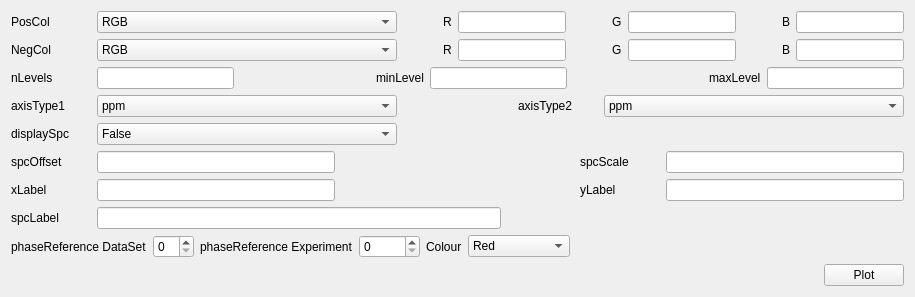
      <widget class="QWidget" name="dispParTab">
       <attribute name="title">
        <string>Display Parameters</string>
       </attribute>
       <layout class="QVBoxLayout" name="verticalLayout_4">
        <item>
         <layout class="QHBoxLayout" name="horizontalLayout_13">
          <item>
           <widget class="QLabel" name="label_36">
            <property name="minimumSize">
             <size>
              <width>80</width>
              <height>0</height>
             </size>
            </property>
            <property name="text">
             <string>PosCol</string>
            </property>
           </widget>
          </item>
          <item>
           <widget class="QComboBox" name="posCol">
            <property name="sizePolicy">
             <sizepolicy hsizetype="Preferred" vsizetype="Maximum">
              <horstretch>0</horstretch>
              <verstretch>0</verstretch>
             </sizepolicy>
            </property>
            <property name="minimumSize">
             <size>
              <width>300</width>
              <height>0</height>
             </size>
            </property>
            <item>
             <property name="text">
              <string>RGB</string>
             </property>
            </item>
            <item>
             <property name="text">
              <string>Red</string>
             </property>
            </item>
            <item>
             <property name="text">
              <string>Green</string>
             </property>
            </item>
            <item>
             <property name="text">
              <string>Blue</string>
             </property>
            </item>
            <item>
             <property name="text">
              <string>Black</string>
             </property>
            </item>
            <item>
             <property name="text">
              <string>Cyan</string>
             </property>
            </item>
            <item>
             <property name="text">
              <string>Magenta</string>
             </property>
            </item>
            <item>
             <property name="text">
              <string>Yellow</string>
             </property>
            </item>
            <item>
             <property name="text">
              <string>Gray</string>
             </property>
            </item>
            <item>
             <property name="text">
              <string>darkRed</string>
             </property>
            </item>
            <item>
             <property name="text">
              <string>darkGreen</string>
             </property>
            </item>
            <item>
             <property name="text">
              <string>darkBlue</string>
             </property>
            </item>
            <item>
             <property name="text">
              <string>darkCyan</string>
             </property>
            </item>
            <item>
             <property name="text">
              <string>darkMagenta</string>
             </property>
            </item>
           </widget>
          </item>
          <item>
           <spacer name="horizontalSpacer_22">
            <property name="orientation">
             <enum>Qt::Horizontal</enum>
            </property>
            <property name="sizeHint" stdset="0">
             <size>
              <width>40</width>
              <height>20</height>
             </size>
            </property>
           </spacer>
          </item>
          <item>
           <widget class="QLabel" name="label_35">
            <property name="text">
             <string>R</string>
            </property>
           </widget>
          </item>
          <item>
           <widget class="QLineEdit" name="posColR">
            <property name="alignment">
             <set>Qt::AlignCenter</set>
            </property>
           </widget>
          </item>
          <item>
           <spacer name="horizontalSpacer_20">
            <property name="orientation">
             <enum>Qt::Horizontal</enum>
            </property>
            <property name="sizeHint" stdset="0">
             <size>
              <width>40</width>
              <height>20</height>
             </size>
            </property>
           </spacer>
          </item>
          <item>
           <widget class="QLabel" name="label_33">
            <property name="text">
             <string>G</string>
            </property>
           </widget>
          </item>
          <item>
           <widget class="QLineEdit" name="posColG">
            <property name="alignment">
             <set>Qt::AlignCenter</set>
            </property>
           </widget>
          </item>
          <item>
           <spacer name="horizontalSpacer_18">
            <property name="orientation">
             <enum>Qt::Horizontal</enum>
            </property>
            <property name="sizeHint" stdset="0">
             <size>
              <width>40</width>
              <height>20</height>
             </size>
            </property>
           </spacer>
          </item>
          <item>
           <widget class="QLabel" name="label_31">
            <property name="text">
             <string>B</string>
            </property>
           </widget>
          </item>
          <item>
           <widget class="QLineEdit" name="posColB">
            <property name="alignment">
             <set>Qt::AlignCenter</set>
            </property>
           </widget>
          </item>
         </layout>
        </item>
        <item>
         <layout class="QHBoxLayout" name="horizontalLayout_15">
          <item>
           <widget class="QLabel" name="label_37">
            <property name="minimumSize">
             <size>
              <width>80</width>
              <height>0</height>
             </size>
            </property>
            <property name="text">
             <string>NegCol</string>
            </property>
           </widget>
          </item>
          <item>
           <widget class="QComboBox" name="negCol">
            <property name="sizePolicy">
             <sizepolicy hsizetype="Preferred" vsizetype="Maximum">
              <horstretch>0</horstretch>
              <verstretch>0</verstretch>
             </sizepolicy>
            </property>
            <property name="minimumSize">
             <size>
              <width>300</width>
              <height>0</height>
             </size>
            </property>
            <item>
             <property name="text">
              <string>RGB</string>
             </property>
            </item>
            <item>
             <property name="text">
              <string>Red</string>
             </property>
            </item>
            <item>
             <property name="text">
              <string>Green</string>
             </property>
            </item>
            <item>
             <property name="text">
              <string>Blue</string>
             </property>
            </item>
            <item>
             <property name="text">
              <string>Black</string>
             </property>
            </item>
            <item>
             <property name="text">
              <string>Cyan</string>
             </property>
            </item>
            <item>
             <property name="text">
              <string>Magenta</string>
             </property>
            </item>
            <item>
             <property name="text">
              <string>Yellow</string>
             </property>
            </item>
            <item>
             <property name="text">
              <string>Gray</string>
             </property>
            </item>
            <item>
             <property name="text">
              <string>darkRed</string>
             </property>
            </item>
            <item>
             <property name="text">
              <string>darkGreen</string>
             </property>
            </item>
            <item>
             <property name="text">
              <string>darkBlue</string>
             </property>
            </item>
            <item>
             <property name="text">
              <string>darkCyan</string>
             </property>
            </item>
            <item>
             <property name="text">
              <string>darkMagenta</string>
             </property>
            </item>
           </widget>
          </item>
          <item>
           <spacer name="horizontalSpacer_23">
            <property name="orientation">
             <enum>Qt::Horizontal</enum>
            </property>
            <property name="sizeHint" stdset="0">
             <size>
              <width>40</width>
              <height>20</height>
             </size>
            </property>
           </spacer>
          </item>
          <item>
           <widget class="QLabel" name="label_34">
            <property name="text">
             <string>R</string>
            </property>
           </widget>
          </item>
          <item>
           <widget class="QLineEdit" name="negColR">
            <property name="alignment">
             <set>Qt::AlignCenter</set>
            </property>
           </widget>
          </item>
          <item>
           <spacer name="horizontalSpacer_21">
            <property name="orientation">
             <enum>Qt::Horizontal</enum>
            </property>
            <property name="sizeHint" stdset="0">
             <size>
              <width>40</width>
              <height>20</height>
             </size>
            </property>
           </spacer>
          </item>
          <item>
           <widget class="QLabel" name="label_32">
            <property name="text">
             <string>G</string>
            </property>
           </widget>
          </item>
          <item>
           <widget class="QLineEdit" name="negColG">
            <property name="alignment">
             <set>Qt::AlignCenter</set>
            </property>
           </widget>
          </item>
          <item>
           <spacer name="horizontalSpacer_19">
            <property name="orientation">
             <enum>Qt::Horizontal</enum>
            </property>
            <property name="sizeHint" stdset="0">
             <size>
              <width>40</width>
              <height>20</height>
             </size>
            </property>
           </spacer>
          </item>
          <item>
           <widget class="QLabel" name="label_30">
            <property name="text">
             <string>B</string>
            </property>
           </widget>
          </item>
          <item>
           <widget class="QLineEdit" name="negColB">
            <property name="alignment">
             <set>Qt::AlignCenter</set>
            </property>
           </widget>
          </item>
         </layout>
        </item>
        <item>
         <layout class="QHBoxLayout" name="horizontalLayout_16">
          <item>
           <widget class="QLabel" name="label_29">
            <property name="minimumSize">
             <size>
              <width>80</width>
              <height>0</height>
             </size>
            </property>
            <property name="text">
             <string>nLevels</string>
            </property>
           </widget>
          </item>
          <item>
           <widget class="QLineEdit" name="nLevels">
            <property name="alignment">
             <set>Qt::AlignCenter</set>
            </property>
           </widget>
          </item>
          <item>
           <spacer name="horizontalSpacer_17">
            <property name="orientation">
             <enum>Qt::Horizontal</enum>
            </property>
            <property name="sizeHint" stdset="0">
             <size>
              <width>40</width>
              <height>20</height>
             </size>
            </property>
           </spacer>
          </item>
          <item>
           <widget class="QLabel" name="label_28">
            <property name="text">
             <string>minLevel</string>
            </property>
           </widget>
          </item>
          <item>
           <widget class="QLineEdit" name="minLevel">
            <property name="alignment">
             <set>Qt::AlignCenter</set>
            </property>
           </widget>
          </item>
          <item>
           <spacer name="horizontalSpacer_16">
            <property name="orientation">
             <enum>Qt::Horizontal</enum>
            </property>
            <property name="sizeHint" stdset="0">
             <size>
              <width>40</width>
              <height>20</height>
             </size>
            </property>
           </spacer>
          </item>
          <item>
           <widget class="QLabel" name="label_27">
            <property name="text">
             <string>maxLevel</string>
            </property>
           </widget>
          </item>
          <item>
           <widget class="QLineEdit" name="maxLevel">
            <property name="alignment">
             <set>Qt::AlignCenter</set>
            </property>
           </widget>
          </item>
         </layout>
        </item>
        <item>
         <layout class="QHBoxLayout" name="horizontalLayout_17">
          <item>
           <widget class="QLabel" name="label_26">
            <property name="minimumSize">
             <size>
              <width>80</width>
              <height>0</height>
             </size>
            </property>
            <property name="text">
             <string>axisType1</string>
            </property>
           </widget>
          </item>
          <item>
           <widget class="QComboBox" name="axisType1">
            <property name="sizePolicy">
             <sizepolicy hsizetype="Preferred" vsizetype="Maximum">
              <horstretch>0</horstretch>
              <verstretch>0</verstretch>
             </sizepolicy>
            </property>
            <property name="minimumSize">
             <size>
              <width>300</width>
              <height>0</height>
             </size>
            </property>
            <item>
             <property name="text">
              <string>ppm</string>
             </property>
            </item>
            <item>
             <property name="text">
              <string>Hz</string>
             </property>
            </item>
           </widget>
          </item>
          <item>
           <spacer name="horizontalSpacer_15">
            <property name="orientation">
             <enum>Qt::Horizontal</enum>
            </property>
            <property name="sizeHint" stdset="0">
             <size>
              <width>40</width>
              <height>20</height>
             </size>
            </property>
           </spacer>
          </item>
          <item>
           <widget class="QLabel" name="label_25">
            <property name="minimumSize">
             <size>
              <width>80</width>
              <height>0</height>
             </size>
            </property>
            <property name="text">
             <string>axisType2</string>
            </property>
           </widget>
          </item>
          <item>
           <widget class="QComboBox" name="axisType2">
            <property name="sizePolicy">
             <sizepolicy hsizetype="Preferred" vsizetype="Maximum">
              <horstretch>0</horstretch>
              <verstretch>0</verstretch>
             </sizepolicy>
            </property>
            <property name="minimumSize">
             <size>
              <width>300</width>
              <height>0</height>
             </size>
            </property>
            <item>
             <property name="text">
              <string>ppm</string>
             </property>
            </item>
            <item>
             <property name="text">
              <string>Hz</string>
             </property>
            </item>
           </widget>
          </item>
         </layout>
        </item>
        <item>
         <layout class="QHBoxLayout" name="horizontalLayout_18">
          <item>
           <widget class="QLabel" name="label_24">
            <property name="minimumSize">
             <size>
              <width>80</width>
              <height>0</height>
             </size>
            </property>
            <property name="text">
             <string>displaySpc</string>
            </property>
           </widget>
          </item>
          <item>
           <widget class="QComboBox" name="displaySpc">
            <property name="sizePolicy">
             <sizepolicy hsizetype="Preferred" vsizetype="Maximum">
              <horstretch>0</horstretch>
              <verstretch>0</verstretch>
             </sizepolicy>
            </property>
            <property name="minimumSize">
             <size>
              <width>300</width>
              <height>0</height>
             </size>
            </property>
            <item>
             <property name="text">
              <string>False</string>
             </property>
            </item>
            <item>
             <property name="text">
              <string>True</string>
             </property>
            </item>
           </widget>
          </item>
          <item>
           <spacer name="horizontalSpacer_9">
            <property name="orientation">
             <enum>Qt::Horizontal</enum>
            </property>
            <property name="sizeHint" stdset="0">
             <size>
              <width>40</width>
              <height>20</height>
             </size>
            </property>
           </spacer>
          </item>
         </layout>
        </item>
        <item>
         <layout class="QHBoxLayout" name="horizontalLayout_19">
          <item>
           <widget class="QLabel" name="label_23">
            <property name="minimumSize">
             <size>
              <width>80</width>
              <height>0</height>
             </size>
            </property>
            <property name="text">
             <string>spcOffset</string>
            </property>
           </widget>
          </item>
          <item>
           <widget class="QLineEdit" name="spcOffset">
            <property name="minimumSize">
             <size>
              <width>200</width>
              <height>0</height>
             </size>
            </property>
            <property name="alignment">
             <set>Qt::AlignCenter</set>
            </property>
           </widget>
          </item>
          <item>
           <spacer name="horizontalSpacer_14">
            <property name="orientation">
             <enum>Qt::Horizontal</enum>
            </property>
            <property name="sizeHint" stdset="0">
             <size>
              <width>40</width>
              <height>20</height>
             </size>
            </property>
           </spacer>
          </item>
          <item>
           <widget class="QLabel" name="label_22">
            <property name="minimumSize">
             <size>
              <width>80</width>
              <height>0</height>
             </size>
            </property>
            <property name="text">
             <string>spcScale</string>
            </property>
           </widget>
          </item>
          <item>
           <widget class="QLineEdit" name="spcScale">
            <property name="minimumSize">
             <size>
              <width>200</width>
              <height>0</height>
             </size>
            </property>
            <property name="alignment">
             <set>Qt::AlignCenter</set>
            </property>
           </widget>
          </item>
         </layout>
        </item>
        <item>
         <layout class="QHBoxLayout" name="horizontalLayout_20">
          <item>
           <widget class="QLabel" name="label_21">
            <property name="minimumSize">
             <size>
              <width>80</width>
              <height>0</height>
             </size>
            </property>
            <property name="text">
             <string>xLabel</string>
            </property>
           </widget>
          </item>
          <item>
           <widget class="QLineEdit" name="xLabel">
            <property name="minimumSize">
             <size>
              <width>200</width>
              <height>0</height>
             </size>
            </property>
            <property name="alignment">
             <set>Qt::AlignCenter</set>
            </property>
           </widget>
          </item>
          <item>
           <spacer name="horizontalSpacer_13">
            <property name="orientation">
             <enum>Qt::Horizontal</enum>
            </property>
            <property name="sizeHint" stdset="0">
             <size>
              <width>40</width>
              <height>20</height>
             </size>
            </property>
           </spacer>
          </item>
          <item>
           <widget class="QLabel" name="label_20">
            <property name="minimumSize">
             <size>
              <width>80</width>
              <height>0</height>
             </size>
            </property>
            <property name="text">
             <string>yLabel</string>
            </property>
           </widget>
          </item>
          <item>
           <widget class="QLineEdit" name="yLabel">
            <property name="minimumSize">
             <size>
              <width>200</width>
              <height>0</height>
             </size>
            </property>
            <property name="alignment">
             <set>Qt::AlignCenter</set>
            </property>
           </widget>
          </item>
         </layout>
        </item>
        <item>
         <layout class="QHBoxLayout" name="horizontalLayout_21">
          <item>
           <widget class="QLabel" name="label_19">
            <property name="minimumSize">
             <size>
              <width>80</width>
              <height>0</height>
             </size>
            </property>
            <property name="text">
             <string>spcLabel </string>
            </property>
           </widget>
          </item>
          <item>
           <widget class="QLineEdit" name="spcLabel">
            <property name="minimumSize">
             <size>
              <width>300</width>
              <height>0</height>
             </size>
            </property>
            <property name="alignment">
             <set>Qt::AlignCenter</set>
            </property>
           </widget>
          </item>
          <item>
           <spacer name="horizontalSpacer_6">
            <property name="orientation">
             <enum>Qt::Horizontal</enum>
            </property>
            <property name="sizeHint" stdset="0">
             <size>
              <width>40</width>
              <height>20</height>
             </size>
            </property>
           </spacer>
          </item>
         </layout>
        </item>
        <item>
         <layout class="QHBoxLayout" name="horizontalLayout_31">
          <item>
           <widget class="QLabel" name="label_46">
            <property name="text">
             <string>phaseReference DataSet</string>
            </property>
           </widget>
          </item>
          <item>
           <widget class="QSpinBox" name="phRefDS"/>
          </item>
          <item>
           <widget class="QLabel" name="label_48">
            <property name="text">
             <string>phaseReference Experiment</string>
            </property>
           </widget>
          </item>
          <item>
           <widget class="QSpinBox" name="phRefExp">
            <property name="maximum">
             <number>99999</number>
            </property>
           </widget>
          </item>
          <item>
           <widget class="QLabel" name="label_49">
            <property name="text">
             <string>Colour</string>
            </property>
           </widget>
          </item>
          <item>
           <widget class="QComboBox" name="phRefColour">
            <property name="sizePolicy">
             <sizepolicy hsizetype="Preferred" vsizetype="Maximum">
              <horstretch>0</horstretch>
              <verstretch>0</verstretch>
             </sizepolicy>
            </property>
            <item>
             <property name="text">
              <string>Red</string>
             </property>
            </item>
            <item>
             <property name="text">
              <string>Green</string>
             </property>
            </item>
            <item>
             <property name="text">
              <string>Blue</string>
             </property>
            </item>
            <item>
             <property name="text">
              <string>Black</string>
             </property>
            </item>
            <item>
             <property name="text">
              <string>Cyan</string>
             </property>
            </item>
            <item>
             <property name="text">
              <string>Magenta</string>
             </property>
            </item>
            <item>
             <property name="text">
              <string>Yellow</string>
             </property>
            </item>
            <item>
             <property name="text">
              <string>Gray</string>
             </property>
            </item>
            <item>
             <property name="text">
              <string>darkRed</string>
             </property>
            </item>
            <item>
             <property name="text">
              <string>darkGreen</string>
             </property>
            </item>
            <item>
             <property name="text">
              <string>darkBlue</string>
             </property>
            </item>
            <item>
             <property name="text">
              <string>darkCyan</string>
             </property>
            </item>
            <item>
             <property name="text">
              <string>darkMagenta</string>
             </property>
            </item>
           </widget>
          </item>
          <item>
           <spacer name="horizontalSpacer_12">
            <property name="orientation">
             <enum>Qt::Horizontal</enum>
            </property>
            <property name="sizeHint" stdset="0">
             <size>
              <width>40</width>
              <height>20</height>
             </size>
            </property>
           </spacer>
          </item>
         </layout>
        </item>
        <item>
         <layout class="QHBoxLayout" name="horizontalLayout_22">
          <item>
           <spacer name="horizontalSpacer_5">
            <property name="orientation">
             <enum>Qt::Horizontal</enum>
            </property>
            <property name="sizeHint" stdset="0">
             <size>
              <width>40</width>
              <height>20</height>
             </size>
            </property>
           </spacer>
          </item>
          <item>
           <widget class="QPushButton" name="dispPlotButton">
            <property name="text">
             <string>Plot</string>
            </property>
           </widget>
          </item>
         </layout>
        </item>
       </layout>
      </widget>
